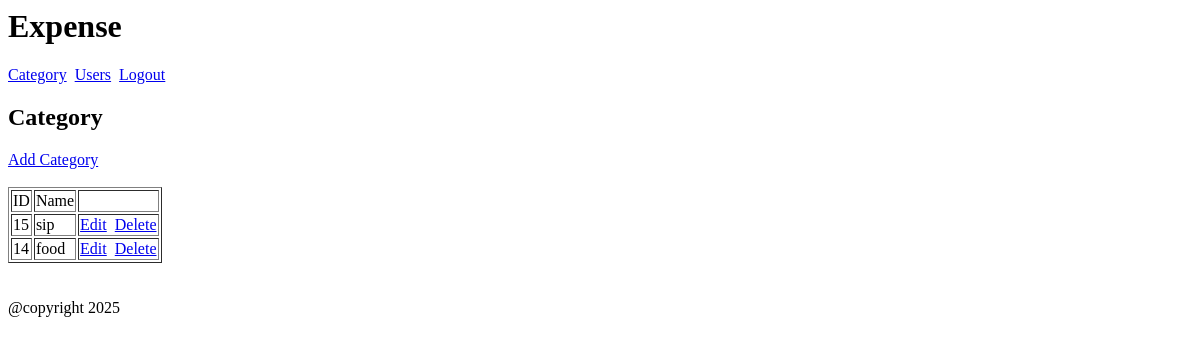
The page /php/category.php (signed in) on the database as committed earlier.
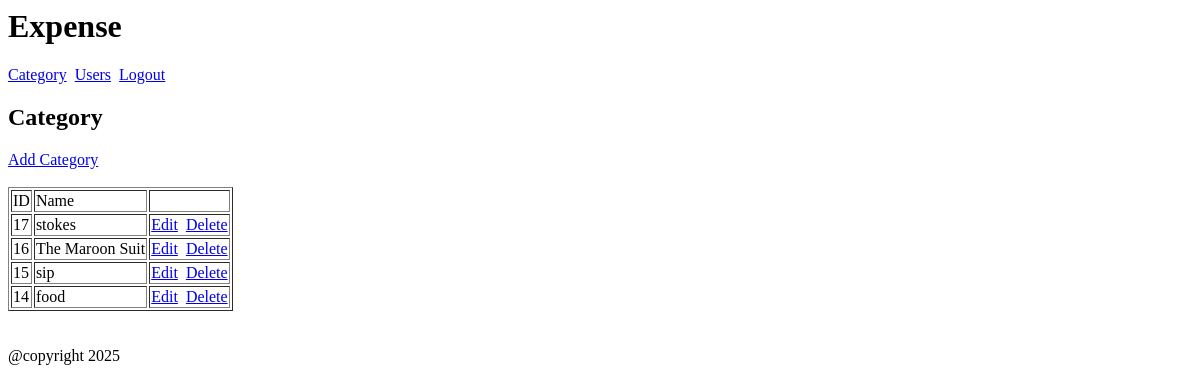
The same page on the database as committed later.
### tables this page shows
CREATE TABLE `category` (
  `id` int(11) NOT NULL,
  `user_id` int(11) NOT NULL,
  `name` varchar(255) NOT NULL,
  `type` enum('expense','investment') NOT NULL DEFAULT 'expense'
);

### php/category.php (the view, shortened to what this page needs)
<?php
include('header.php');
include('user_header.php');
$res=mysqli_query($con,"select * from category order by id desc");
?>
<h2>Category</h2>
<a href="manage_category.php">Add Category</a>
<br/><br/>
<?php
if(mysqli_num_rows($res)>0){
?>
<table border="1">
	<tr>
		<td>ID</td>
		<td>Name</td>
		<td></td>
	</tr>
	<?php while($row=mysqli_fetch_assoc($res)){?>
	<tr>
		<td><?php echo $row['id'];?></td>
		<td><?php echo $row['name']?></td>
		<td>
			<a href="manage_category.php?id=<?php echo $row['id'];?>">Edit</a>&nbsp;
			<a href="javascript:void(0)" onclick="delete_confir('<?php echo $row['id'];?>','category.php')">Delete</a>
		</td>
	</tr>
	<?php } ?>
</table>
<?php }
	else{
		echo "No data found";
	}
?>
<?php
include('footer.php');
?>

Rows that differ between the two databases and show on the page:
added category: id "17", name "stokes"
added category: id "16", name "The Maroon Suit"
